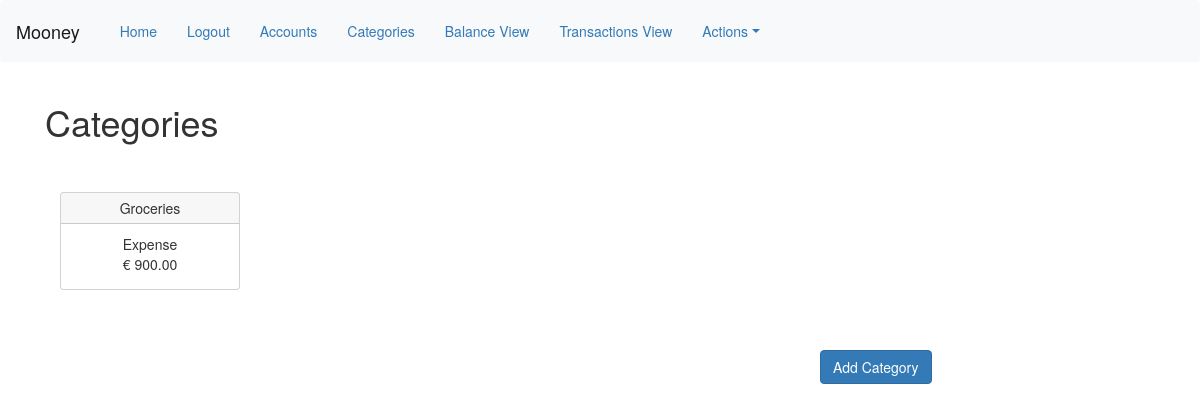
Screenshot of /categories (signed in) with the database file from the repository.
### app/models.py (models this page shows, shortened)
class Category(db.Model):
    id            = db.Column(db.Integer, primary_key=True)
    name  = db.Column(db.String(64), unique=False)
    type  = db.Column(db.String(32), unique=False)
    description   = db.Column(db.String(255), nullable=True)
    competence = db.Column(db.String(32), unique=False, default='Monthly')
    created_at    = db.Column(db.DateTime, index=True, default=datetime.utcnow)
    last_modified = db.Column(db.DateTime, index=True, default=datetime.utcnow)
    budget = db.Column(db.Float(64), default=0.00)
    user_id       = db.Column(db.Integer, db.ForeignKey('user.id'))
    icon          = db.Column(db.String(255), nullable=True, default='mooney/app/static/icons/icon.png')
    budget_archive = db.Column(db.String(), nullable=True)

### app/routes.py (the view)
@app.route('/categories', methods=['GET'])
@login_required
def categories():
    categories = Category.query.filter_by(user_id=current_user.id)
    return render_template('categories.html', title='Categories', categories=categories)

### app/models.py (called while the page is built)
@login.user_loader
def load_user(id):
    return User.query.get(int(id))

### app/templates/categories.html (shortened to what this page needs)
{% extends "base.html" %}
{% block app_content %}
<h1>Categories</h1><br><br>
{% for category in categories %}
  <div class="col-sm-4">
    <div class="card text-center" style="width: 18rem;">
      <div class="card-header">
        {{ category.name }}
      </div>
      <div class="card-body">
        <div class="card-tittle">{{ category.type }}</div>
        <div class="card-title">{{ "€ %.2f" % category.budget }}</div>
      </div>
    </div>
    <br>
  </div>
  {% endfor %}
</div>
<br>
<br>
<div class="row">
  <div class="col-md-4"></div>
  <div class="col-md-4"></div>
  <div class="col-md-4">
      <a href="{{ url_for('add_category') }}" class="btn btn-primary">Add Category</a>
    </div>
  </div>
{% endblock %}

### rows the page displays
Category: name "Groceries", type "Expense", budget "€ 900.00"
